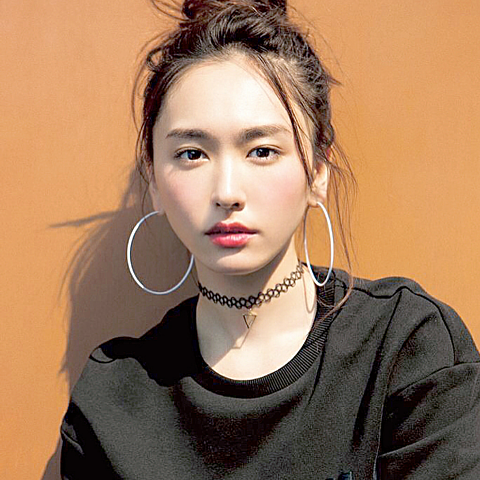
#> input picture image/gakky.png, 480 x 480 px, found by its file name
$ python d.py
#> lines starting #> are read from the running program, lines starting #| are printed output that depends on the picture; after the words box and inside, x2 and y2 are one past the last pixel; in counts of white or black regions, pixels touching at a corner belong together
import cv2

img_path = "image//gakky.png"

img = cv2.imread(img_path)
#> img is the input picture: shape (480, 480, 3); mean B, G, R 92.6, 122.4, 159.2

# 画像のグレースケール化
gray = cv2.cvtColor(img, cv2.COLOR_BGR2GRAY)
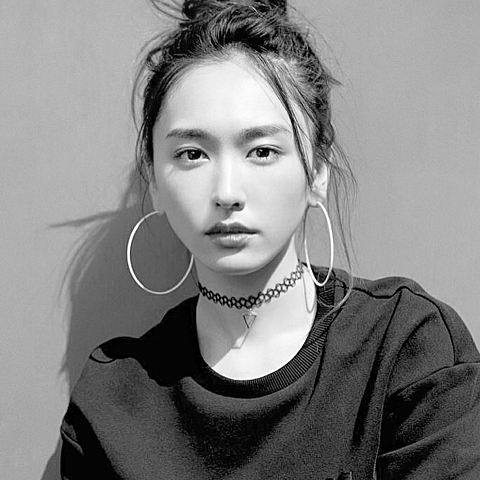
#> gray: shape (480, 480); min 0, max 255, mean 130

# 画像の白黒2値化
ret, thresh = cv2.threshold(gray, 120, 255, cv2.THRESH_BINARY)
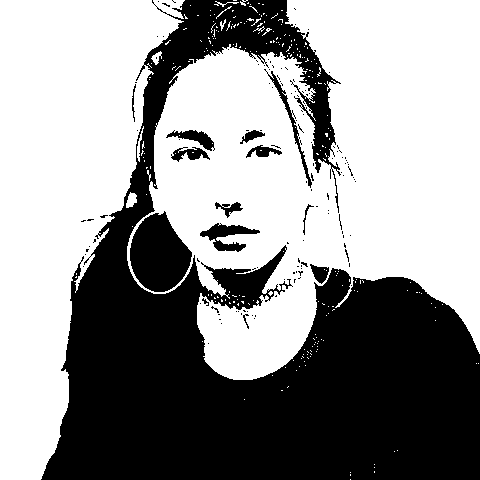
#> thresh: shape (480, 480); 58.9% white; 133 black regions (119 under 20 px)

cv2.imshow('binary', thresh)
cv2.waitKey(0)

# 輪郭を抽出する
contours, hierarchy = cv2.findContours(thresh, cv2.RETR_EXTERNAL, cv2.CHAIN_APPROX_SIMPLE)
#> contours = 241 contours, 236 with area under 20; largest, box (x1, y1, x2, y2) and area: (127, 0, 480, 380) 89854, (0, 0, 185, 480) 49827, (126, 192, 137, 208) 97, (151, 51, 162, 65) 58, (137, 126, 144, 162) 42

# 輪郭を画像に書き込む
output = cv2.drawContours(img, contours, -1, (0,255,0), 3)
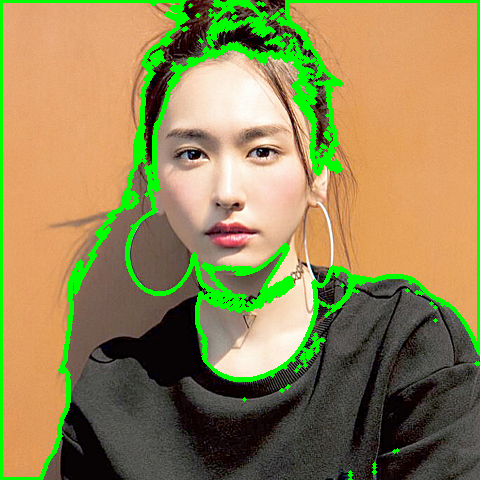
#> output: shape (480, 480, 3); mean B, G, R 84.1, 134.4, 145.3

cv2.imshow('contour', img)
cv2.waitKey(0)
